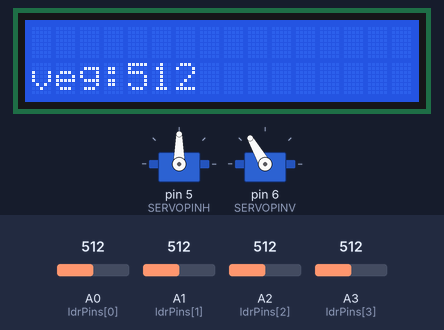
A sketch run on a simulated Arduino Uno, built with avr-gcc and run on an emulated ATmega328P. On the bench: 2 × servo, 16×2 character LCD. The inputs (shaded band) are chosen by the test bench; at power-on: A0 (ldrPins[0]) = 512, A1 (ldrPins[1]) = 512, A2 (ldrPins[2]) = 512, A3 (ldrPins[3]) = 512. What the sketch prints to the serial monitor is not drawn.

Above: at 1.2 s.
1.3 s: A0 (ldrPins[0]) set to 599
At 1.8 s:
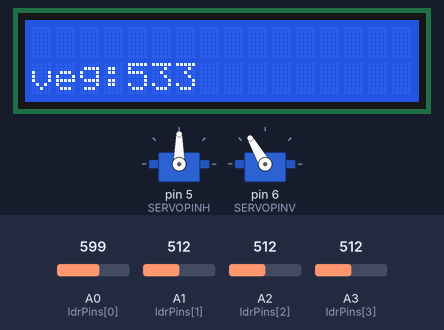
2.8 s: A0 (ldrPins[0]) set to 628
At 3.66 s:
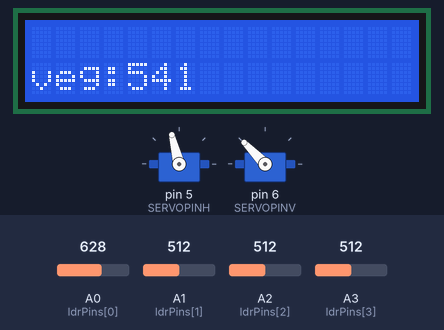
5.0 s: A1 (ldrPins[1]) set to 544
At 6.69 s:
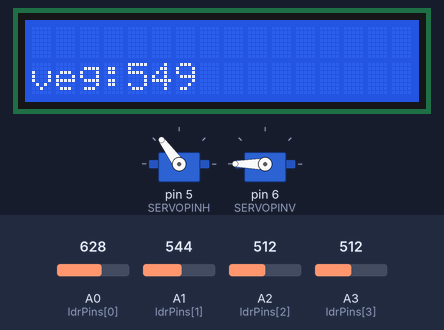
6.9 s: A2 (ldrPins[2]) set to 545
At 7.72 s:
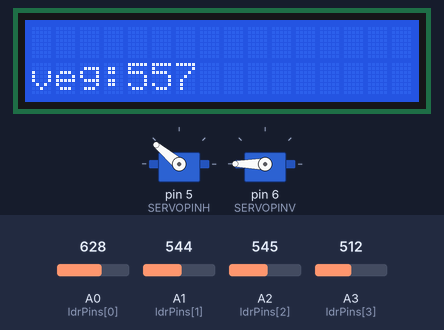
9.3 s: A3 (ldrPins[3]) set to 992
At 9.5 s:
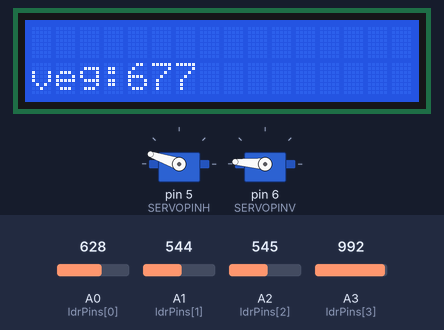
10.9 s: A1 (ldrPins[1]) set to 170
At 11.1 s:
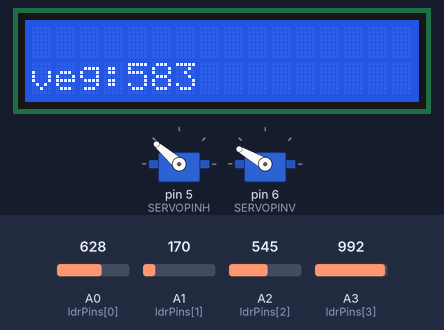
Timing chart, 0 to 14.4 s (numbered marks = the images above; inputs shaded):
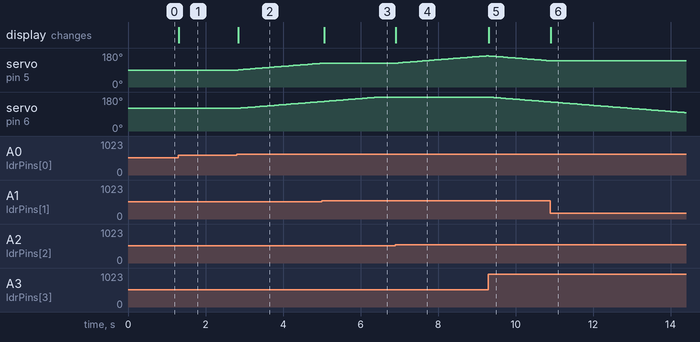

The sketch:

solar_tracking_with_lcd.ino
```cpp
#include <Servo.h>
#include <Wire.h>
#include <LiquidCrystal_PCF8574.h>

#define SERVOPINH 5
#define SERVOPINV 6

Servo horizontal, vertical;
int servoh = 90, servohLimitHigh = 180, servohLimitLow = 0;
int servov = 120, servovLimitHigh = 180, servovLimitLow = 90;

const int ldrPins[4] = {A0, A1, A2, A3};

LiquidCrystal_PCF8574 lcd(0x27);   // 改成你實際的 I2C 位址

int tol = 100;     // 靈敏度
int dtime = 100;   // 反應間隔

void setup() {
  Serial.begin(9600);

  horizontal.attach(SERVOPINH);
  vertical.attach(SERVOPINV);
  horizontal.write(servoh);
  vertical.write(servov);

  lcd.begin(16, 2);
  lcd.setBacklight(255);           // ★ 開背光
  lcd.print("LDR Value:");
}

void loop() {
  // 讀光敏電阻
  int ldr[4];
  for (int i = 0; i < 4; i++) ldr[i] = analogRead(ldrPins[i]);

  // 平均值
  int avt = (ldr[0] + ldr[1]) >> 1;
  int avd = (ldr[2] + ldr[3]) >> 1;
  int avl = (ldr[0] + ldr[2]) >> 1;
  int avr = (ldr[1] + ldr[3]) >> 1;
  int veg = (avt + avd + avl + avr) >> 2;

  // 顯示 veg
  lcd.clear();  // 清除顯示內容
  lcd.setCursor(0, 1);
  lcd.print("veg:");
  lcd.print(veg);
  Serial.print("veg= ");Serial.println(veg);
  Serial.print("tol= ");Serial.println(tol);
  Serial.print("dtime= ");Serial.println(dtime);

  // 依亮度自動調靈敏度
  if (veg > 0 && veg < 300) {
    tol   = map(veg, 10, 300, 5, 100);
    dtime = map(veg, 10, 300, 100, 50);
  } else {
    tol = 50; dtime = 50;
  }

  // 伺服控制
  int dvert  = avt - avd;
  int dhoriz = avl - avr;

  if (abs(dvert) > tol) {
    servov += (dvert > 0 ? 1 : -1);
    servov = constrain(servov, servovLimitLow, servovLimitHigh);
    vertical.write(servov);
  }

  if (abs(dhoriz) > tol) {
    servoh += (dhoriz < 0 ? -1 : 1);
    servoh = constrain(servoh, servohLimitLow, servohLimitHigh);
    horizontal.write(servoh);
  }

  delay(dtime);
}
```

Measured:
- the behaviour switches between 613 and 614 on A0 (ldrPins[0]) (found by bisection; images 1 and 2)
- the behaviour switches between 527 and 528 on A1 (ldrPins[1]) (found by bisection; images 2 and 3)
- the behaviour switches between 529 and 530 on A2 (ldrPins[2]) (found by bisection; images 3 and 4)
- after the input at 1.3 s, the display: changes at once (image 1)
- after the input at 2.8 s, servo on pin 5 (SERVOPINH): moves from 90° to 125° over 2.1 s, starting after 0.05 s; servo on pin 6 (SERVOPINV): moves from 120° to 155° over 2.1 s, starting after 0.05 s; the display: changes after 0.05 s (image 2)
- after the input at 5.0 s, servo on pin 5 (SERVOPINH): goes on until 5.0 s, then stays 126°; the display: changes after 0.07 s (image 3)
- after the input at 6.9 s, servo on pin 5 (SERVOPINH): moves from 126° to 165° over 2.3 s, starting at once; the display: changes at once (image 4)
- after the input at 9.3 s, servo on pin 6 (SERVOPINV): moves from 180° to 154° over 1.5 s, starting at once; the display: changes at once (image 5)
- after the input at 10.9 s, servo on pin 5 (SERVOPINH): stays 139° (without the input it goes to 138° after 0.01 s); the display: changes at once (image 6)
